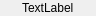
<?xml version="1.0" encoding="UTF-8"?>
<ui version="4.0">
 <class>LegendShapeItem</class>
 <widget class="QWidget" name="LegendShapeItem">
  <property name="geometry">
   <rect>
    <x>0</x>
    <y>0</y>
    <width>94</width>
    <height>16</height>
   </rect>
  </property>
  <property name="windowTitle">
   <string>Form</string>
  </property>
  <layout class="QHBoxLayout" name="horizontalLayout">
   <property name="leftMargin">
    <number>0</number>
   </property>
   <property name="topMargin">
    <number>0</number>
   </property>
   <property name="rightMargin">
    <number>0</number>
   </property>
   <property name="bottomMargin">
    <number>0</number>
   </property>
   <item>
    <widget class="ShapeWidget" name="shapeWidget" native="true">
     <property name="minimumSize">
      <size>
       <width>16</width>
       <height>16</height>
      </size>
     </property>
     <property name="maximumSize">
      <size>
       <width>16</width>
       <height>16</height>
      </size>
     </property>
    </widget>
   </item>
   <item>
    <widget class="QLabel" name="shapeLabel">
     <property name="text">
      <string>TextLabel</string>
     </property>
    </widget>
   </item>
   <item>
    <widget class="QPushButton" name="editButton">
     <property name="minimumSize">
      <size>
       <width>16</width>
       <height>16</height>
      </size>
     </property>
     <property name="maximumSize">
      <size>
       <width>16</width>
       <height>16</height>
      </size>
     </property>
     <property name="text">
      <string/>
     </property>
     <property name="icon">
      <iconset resource="../../../resource.qrc">
       <normaloff>:/resource/icons/icon_pencil_off.png</normaloff>
       <normalon>:/resource/icons/icon_pencil.png</normalon>
       <disabledoff>:/resource/icons/icon_pencil_off.png</disabledoff>
       <disabledon>:/resource/icons/icon_pencil.png</disabledon>
       <activeoff>:/resource/icons/icon_pencil_off.png</activeoff>
       <activeon>:/resource/icons/icon_pencil.png</activeon>
       <selectedoff>:/resource/icons/icon_pencil_off.png</selectedoff>
       <selectedon>:/resource/icons/icon_pencil.png</selectedon>:/resource/icons/icon_pencil_off.png</iconset>
     </property>
     <property name="iconSize">
      <size>
       <width>10</width>
       <height>10</height>
      </size>
     </property>
     <property name="checkable">
      <bool>false</bool>
     </property>
     <property name="flat">
      <bool>true</bool>
     </property>
    </widget>
   </item>
  </layout>
 </widget>
 <customwidgets>
  <customwidget>
   <class>ShapeWidget</class>
   <extends>QWidget</extends>
   <header>shape_widget.h</header>
   <container>1</container>
  </customwidget>
 </customwidgets>
 <resources>
  <include location="../../../resource.qrc"/>
 </resources>
 <connections/>
</ui>
